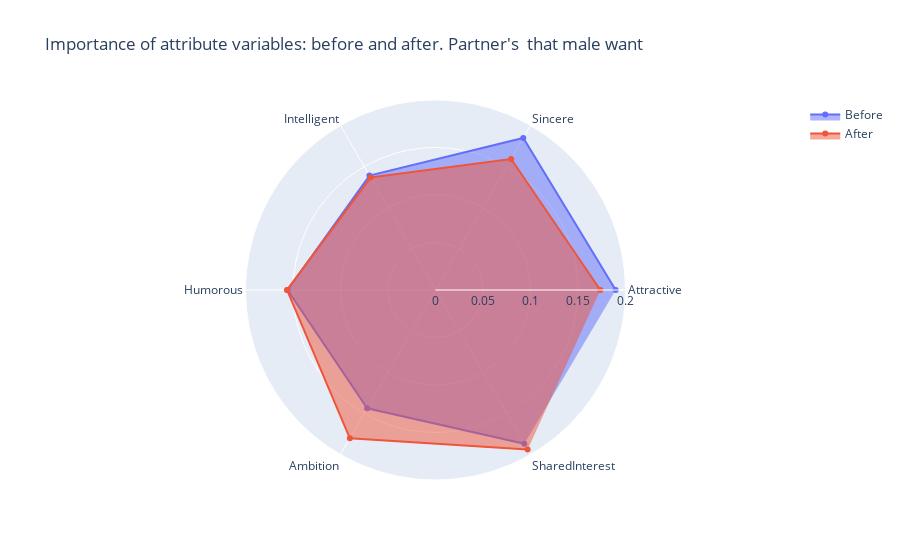

This figure's notebook cell:
### Code cell
plotRadar(Feature_Coef_Before_Male, Feature_Coef_After_Male,[0,0.2], "Importance of attribute variables: before and after. Partner's  that male want ")

### Figure 1 — Plotly figure (JSON) as saved in the notebook; plotly's stock layout.template omitted (floating-point values rounded to 4 significant figures)
{"data": [{"fill": "toself", "name": "Before", "r": [0.1897, 0.1848, 0.1391, 0.1557, 0.1438, 0.187], "theta": ["Attractive", "Sincere", "Intelligent", "Humorous", "Ambition", "SharedInterest"], "type": "scatterpolar"}, {"fill": "toself", "name": "After", "r": [0.1735, 0.1592, 0.1367, 0.1563, 0.1803, 0.194], "theta": ["Attractive", "Sincere", "Intelligent", "Humorous", "Ambition", "SharedInterest"], "type": "scatterpolar"}], "layout": {"polar": {"radialaxis": {"range": [0, 0.2], "visible": true}}, "showlegend": true, "title": {"text": "Importance of attribute variables: before and after. Partner's  that male want "}}}
